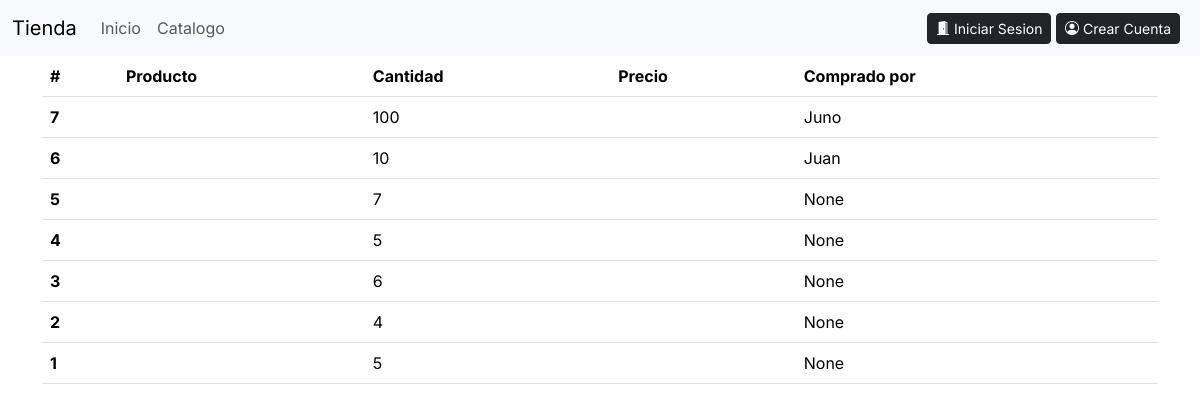
The page /compras/lista_todas_compras/ on the database as committed earlier.
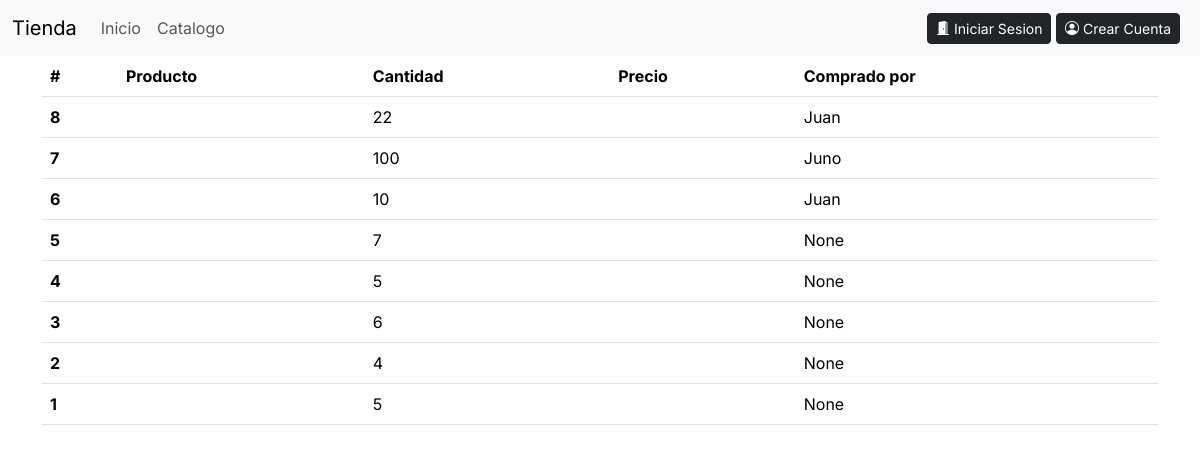
The same page on the database as committed later.
### Compras/models.py (models this page shows, shortened)
class Compra(models.Model):
    producto = models.ForeignKey(Producto, on_delete=models.CASCADE)  # Relación con Producto
    cantidad = models.IntegerField(default=1)  # Cantidad comprada
    comprado_por = models.ForeignKey(User, on_delete=models.CASCADE, null=True, related_name='producto_comprado')  # Usuario que compró
    class Meta:
        ordering = ['-id']

### Compras/views.py (the view)
# urls.py: path('lista_todas_compras/', ListadoTodasLasComprasView.as_view(), name='lista_todas_compras'),
class ListadoTodasLasComprasView(TemplateView):
    template_name = 'historial_compras_admin.html'
    def get_context_data(self):
        lista = Compra.objects.all()
        return {'lista': lista}

### Compras/templates/historial_compras_admin.html
{% extends "base.html" %}
{% load static %}
{% block content %}
<div class="container">
    <div>
        <table class="table">
            <thead>
              <tr>
                <th scope="col">#</th>
                <th scope="col">Producto</th>
                <th scope="col">Cantidad</th>
                <th scope="col">Precio</th>
                <th scope="col">Comprado por</th>
              </tr>
            </thead>
            <tbody>
            {% for item in lista %}
            <tr>
              <th scope="row">{{item.id}}</th>
              <td>{{item.nombre_producto}}</td>
              <td>{{item.cantidad}}</td>
              <td>{{item.precio_producto}}</td>
              <td>{{item.comprado_por}}</td>
            </tr>
            {% endfor %}
            </tbody>
          </table>
    </div>
</div>
{% endblock content %}

Rows that differ between the two databases and show on the page:
added Compra: id "8", cantidad "22", comprado_por "Juan"
